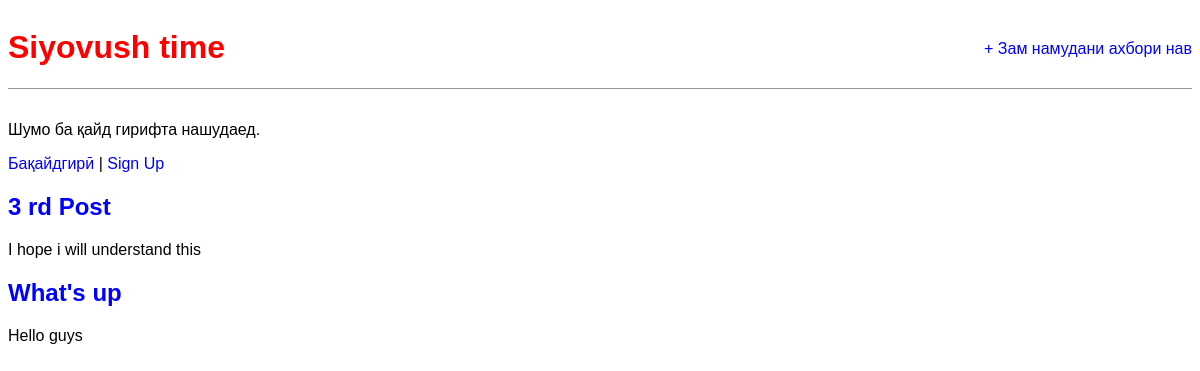
The app's page /, older data.
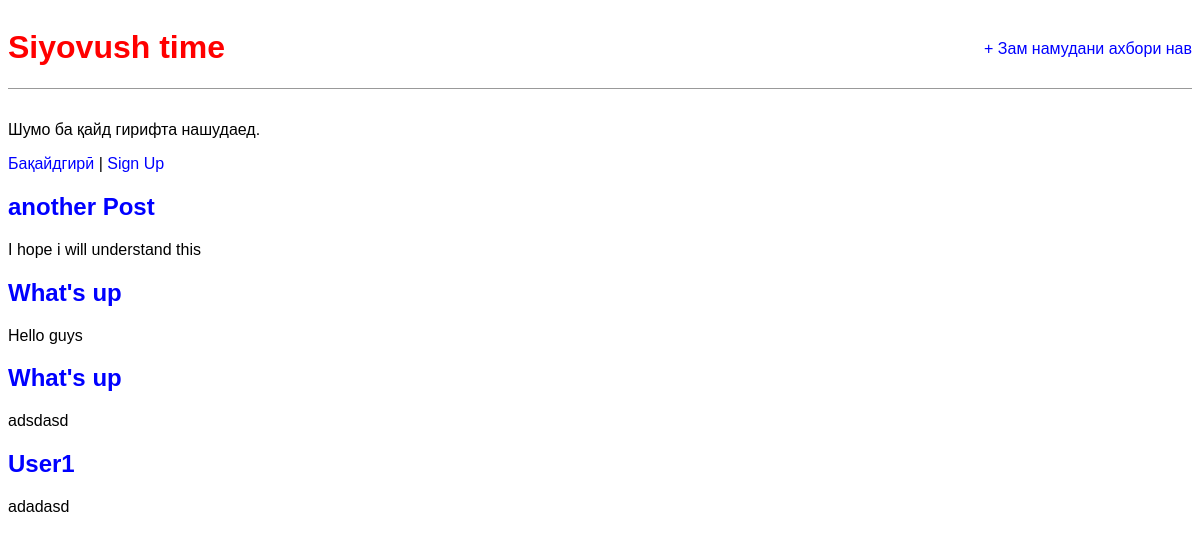
The same page, newer data.
### blog/models.py (models this page shows, shortened)
class Post(models.Model):
    admin = 'ADMIN'
    title = models.CharField(max_length=200)
    author = models.ForeignKey (
        'auth.User',
        on_delete=models.CASCADE ,
    )
    body = models.TextField()

### blog/views.py (the view)
# urls.py: path('' , BlogListView.as_view() , name="home")
class BlogListView(ListView):
    model = Post
    template_name = 'home.html'

### blog/templates/home.html
{% extends "base.html" %}
{% block content %}
    {% for post in post_list %}
        <div class="post-entry">
            <h2><a href="{% url 'post_detail' post.pk %}">{{ post.title }}</a>
            </h2>
            <p>{{ post.body }}</p>
        </div>
{% endfor %}
{% endblock content %}

Row changes from the older to the newer data that the page shows:
changed Post "I hope i will understand this": title "3 rd Post" → "another Post"
added Post: title "What's up", body "adsdasd"
added Post: title "User1", body "adadasd"
